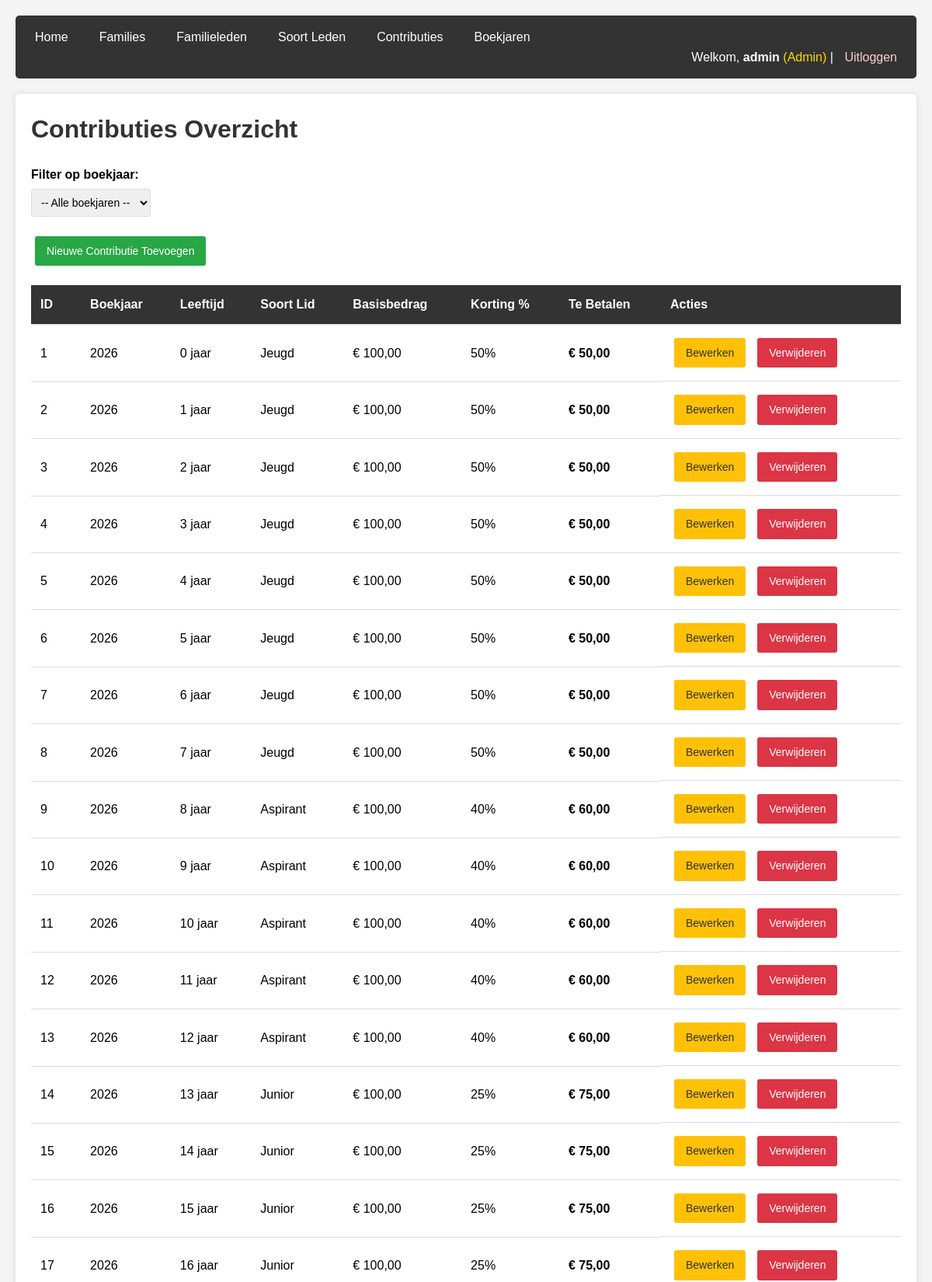
Screenshot of /contributie/index.php (signed in, upper part) with the database file from the repository.
### tables this page shows
CREATE TABLE IF NOT EXISTS Contributie (
    id INT AUTO_INCREMENT PRIMARY KEY,
    leeftijd INT NOT NULL,
    soort_lid_id INT NOT NULL,
    basisbedrag DECIMAL(10, 2) NOT NULL DEFAULT 100.00,
    kortingspercentage DECIMAL(5, 2) NOT NULL DEFAULT 0.00,
    boekjaar_id INT NOT NULL,
    created_at TIMESTAMP DEFAULT CURRENT_TIMESTAMP,
    updated_at TIMESTAMP DEFAULT CURRENT_TIMESTAMP ON UPDATE CURRENT_TIMESTAMP,
    FOREIGN KEY (soort_lid_id) REFERENCES Soort_lid(id) ON DELETE RESTRICT ON UPDATE CASCADE,
    FOREIGN KEY (boekjaar_id) REFERENCES Boekjaar(id) ON DELETE CASCADE ON UPDATE CASCADE,
    UNIQUE KEY unique_contributie (leeftijd, soort_lid_id, boekjaar_id)
);

CREATE TABLE IF NOT EXISTS Boekjaar (
    id INT AUTO_INCREMENT PRIMARY KEY,
    jaar INT NOT NULL UNIQUE,
    created_at TIMESTAMP DEFAULT CURRENT_TIMESTAMP,
    updated_at TIMESTAMP DEFAULT CURRENT_TIMESTAMP ON UPDATE CURRENT_TIMESTAMP
);

CREATE TABLE IF NOT EXISTS Soort_lid (
    id INT AUTO_INCREMENT PRIMARY KEY,
    omschrijving VARCHAR(100) NOT NULL,
    created_at TIMESTAMP DEFAULT CURRENT_TIMESTAMP,
    updated_at TIMESTAMP DEFAULT CURRENT_TIMESTAMP ON UPDATE CURRENT_TIMESTAMP
);

### includes/functions.php (called while the page is built, shortened)
<?php
function formatEuro($bedrag) {
    return '€ ' . number_format($bedrag, 2, ',', '.');
}
function e($string) {
    return htmlspecialchars($string, ENT_QUOTES, 'UTF-8');
}

### contributie/index.php (the view, shortened to what this page needs)
<?php
require_once __DIR__ . '/../includes/functions.php';
$pdo = getDBConnection();
$boekjaar_id = $_GET['boekjaar_id'] ?? null;
$stmt = $pdo->query("SELECT * FROM Boekjaar ORDER BY jaar DESC");
if ($boekjaar_id) {
    $stmt = $pdo->prepare("
        SELECT c.*, s.omschrijving as soort_lid_naam, b.jaar as boekjaar
        FROM Contributie c
        JOIN Soort_lid s ON c.soort_lid_id = s.id
        JOIN Boekjaar b ON c.boekjaar_id = b.id
        WHERE c.boekjaar_id = :boekjaar_id
        ORDER BY c.leeftijd, s.id
    ");
    $stmt->execute(['boekjaar_id' => $boekjaar_id]);
} else {
    $stmt = $pdo->query("
        SELECT c.*, s.omschrijving as soort_lid_naam, b.jaar as boekjaar
        FROM Contributie c
        JOIN Soort_lid s ON c.soort_lid_id = s.id
        JOIN Boekjaar b ON c.boekjaar_id = b.id
        ORDER BY b.jaar DESC, c.leeftijd, s.id
    ");
}
$contributies = $stmt->fetchAll();
include __DIR__ . '/../includes/header.php';
?>
<h1>Contributies Overzicht</h1>
<div class="filter-bar">
    <form method="GET" action="">
        <label for="boekjaar_id">Filter op boekjaar:</label>
        <select id="boekjaar_id" name="boekjaar_id" onchange="this.form.submit()">
            <option value="">-- Alle boekjaren --</option>
        </select>
    </form>
</div>
<a href="create.php" class="btn btn-success">Nieuwe Contributie Toevoegen</a>
<table>
    <thead>
        <tr>
            <th>ID</th>
            <th>Boekjaar</th>
            <th>Leeftijd</th>
            <th>Soort Lid</th>
            <th>Basisbedrag</th>
            <th>Korting %</th>
            <th>Te Betalen</th>
            <th>Acties</th>
        </tr>
    </thead>
    <tbody>
        <?php foreach ($contributies as $contributie):
            $basisbedrag = floatval($contributie['basisbedrag']);
            $kortingspercentage = floatval($contributie['kortingspercentage']);
            $korting = $basisbedrag * ($kortingspercentage / 100);
            $teBetalen = $basisbedrag - $korting;
        ?>
            <tr>
                <td><?php echo e($contributie['id']); ?></td>
                <td><?php echo e($contributie['boekjaar']); ?></td>
                <td><?php echo e($contributie['leeftijd']); ?> jaar</td>
                <td><?php echo e($contributie['soort_lid_naam']); ?></td>
                <td><?php echo formatEuro($basisbedrag); ?></td>
                <td><?php echo e($kortingspercentage); ?>%</td>
                <td style="font-weight: bold;"><?php echo formatEuro($teBetalen); ?></td>
                <td class="actions">
                    <a href="edit.php?id=<?php echo $contributie['id']; ?>" class="btn btn-warning">Bewerken</a>
                    <a href="delete.php?id=<?php echo $contributie['id']; ?>" class="btn btn-danger" onclick="return confirm('Weet je zeker dat je deze contributie wilt verwijderen?')">Verwijderen</a>
                </td>
            </tr>
        <?php endforeach; ?>
    </tbody>
</table>
<?php include __DIR__ . '/../includes/footer.php'; ?>

### includes/header.php (style rules this page uses)
* { margin: 0; padding: 0; box-sizing: border-box; }
body { font-family: Arial, sans-serif; line-height: 1.6; background-color: #f4f4f4; padding: 20px; }
h1, h2 { color: #333; margin-bottom: 20px; }
table { width: 100%; border-collapse: collapse; margin: 20px 0; }
th, td { padding: 12px; text-align: left; border-bottom: 1px solid #ddd; }
th { background-color: #333; color: white; }
.btn { display: inline-block; padding: 8px 15px; margin: 5px; text-decoration: none; border-radius: 3px; cursor: pointer; border: none; font-size: 14px; }
.btn-success { background: #28a745; color: white; }
.btn-warning { background: #ffc107; color: #333; }
.btn-danger { background: #dc3545; color: white; }
label { display: block; margin-bottom: 5px; font-weight: bold; }
input[type="text"], input[type="date"], input[type="number"], select { width: 100%; padding: 8px; border: 1px solid #ddd; border-radius: 3px; font-size: 14px; }
.actions { display: flex; gap: 5px; }
.filter-bar { margin-bottom: 20px; }
.filter-bar form { display: inline-block; }

### rows the page displays
contributie: id "1", boekjaar.jaar "2026", leeftijd "0", soort_lid.omschrijving "Jeugd", basisbedrag "€ 100,00", kortingspercentage "50", formatEuro($teBetalen) "€ 50,00"
contributie: id "2", boekjaar.jaar "2026", leeftijd "1", soort_lid.omschrijving "Jeugd", basisbedrag "€ 100,00", kortingspercentage "50", formatEuro($teBetalen) "€ 50,00"
contributie: id "3", boekjaar.jaar "2026", leeftijd "2", soort_lid.omschrijving "Jeugd", basisbedrag "€ 100,00", kortingspercentage "50", formatEuro($teBetalen) "€ 50,00"
contributie: id "4", boekjaar.jaar "2026", leeftijd "3", soort_lid.omschrijving "Jeugd", basisbedrag "€ 100,00", kortingspercentage "50", formatEuro($teBetalen) "€ 50,00"
contributie: id "5", boekjaar.jaar "2026", leeftijd "4", soort_lid.omschrijving "Jeugd", basisbedrag "€ 100,00", kortingspercentage "50", formatEuro($teBetalen) "€ 50,00"
contributie: id "6", boekjaar.jaar "2026", leeftijd "5", soort_lid.omschrijving "Jeugd", basisbedrag "€ 100,00", kortingspercentage "50", formatEuro($teBetalen) "€ 50,00"
contributie: id "7", boekjaar.jaar "2026", leeftijd "6", soort_lid.omschrijving "Jeugd", basisbedrag "€ 100,00", kortingspercentage "50", formatEuro($teBetalen) "€ 50,00"
contributie: id "8", boekjaar.jaar "2026", leeftijd "7", soort_lid.omschrijving "Jeugd", basisbedrag "€ 100,00", kortingspercentage "50", formatEuro($teBetalen) "€ 50,00"
contributie: id "9", boekjaar.jaar "2026", leeftijd "8", soort_lid.omschrijving "Aspirant", basisbedrag "€ 100,00", kortingspercentage "40", formatEuro($teBetalen) "€ 60,00"
contributie: id "10", boekjaar.jaar "2026", leeftijd "9", soort_lid.omschrijving "Aspirant", basisbedrag "€ 100,00", kortingspercentage "40", formatEuro($teBetalen) "€ 60,00"
contributie: id "11", boekjaar.jaar "2026", leeftijd "10", soort_lid.omschrijving "Aspirant", basisbedrag "€ 100,00", kortingspercentage "40", formatEuro($teBetalen) "€ 60,00"
contributie: id "12", boekjaar.jaar "2026", leeftijd "11", soort_lid.omschrijving "Aspirant", basisbedrag "€ 100,00", kortingspercentage "40", formatEuro($teBetalen) "€ 60,00"
contributie: id "13", boekjaar.jaar "2026", leeftijd "12", soort_lid.omschrijving "Aspirant", basisbedrag "€ 100,00", kortingspercentage "40", formatEuro($teBetalen) "€ 60,00"
contributie: id "14", boekjaar.jaar "2026", leeftijd "13", soort_lid.omschrijving "Junior", basisbedrag "€ 100,00", kortingspercentage "25", formatEuro($teBetalen) "€ 75,00"
contributie: id "15", boekjaar.jaar "2026", leeftijd "14", soort_lid.omschrijving "Junior", basisbedrag "€ 100,00", kortingspercentage "25", formatEuro($teBetalen) "€ 75,00"
contributie: id "16", boekjaar.jaar "2026", leeftijd "15", soort_lid.omschrijving "Junior", basisbedrag "€ 100,00", kortingspercentage "25", formatEuro($teBetalen) "€ 75,00"
contributie: id "17", boekjaar.jaar "2026", leeftijd "16", soort_lid.omschrijving "Junior", basisbedrag "€ 100,00", kortingspercentage "25", formatEuro($teBetalen) "€ 75,00"

### other values shown
Auth::user()['username'] "admin"
